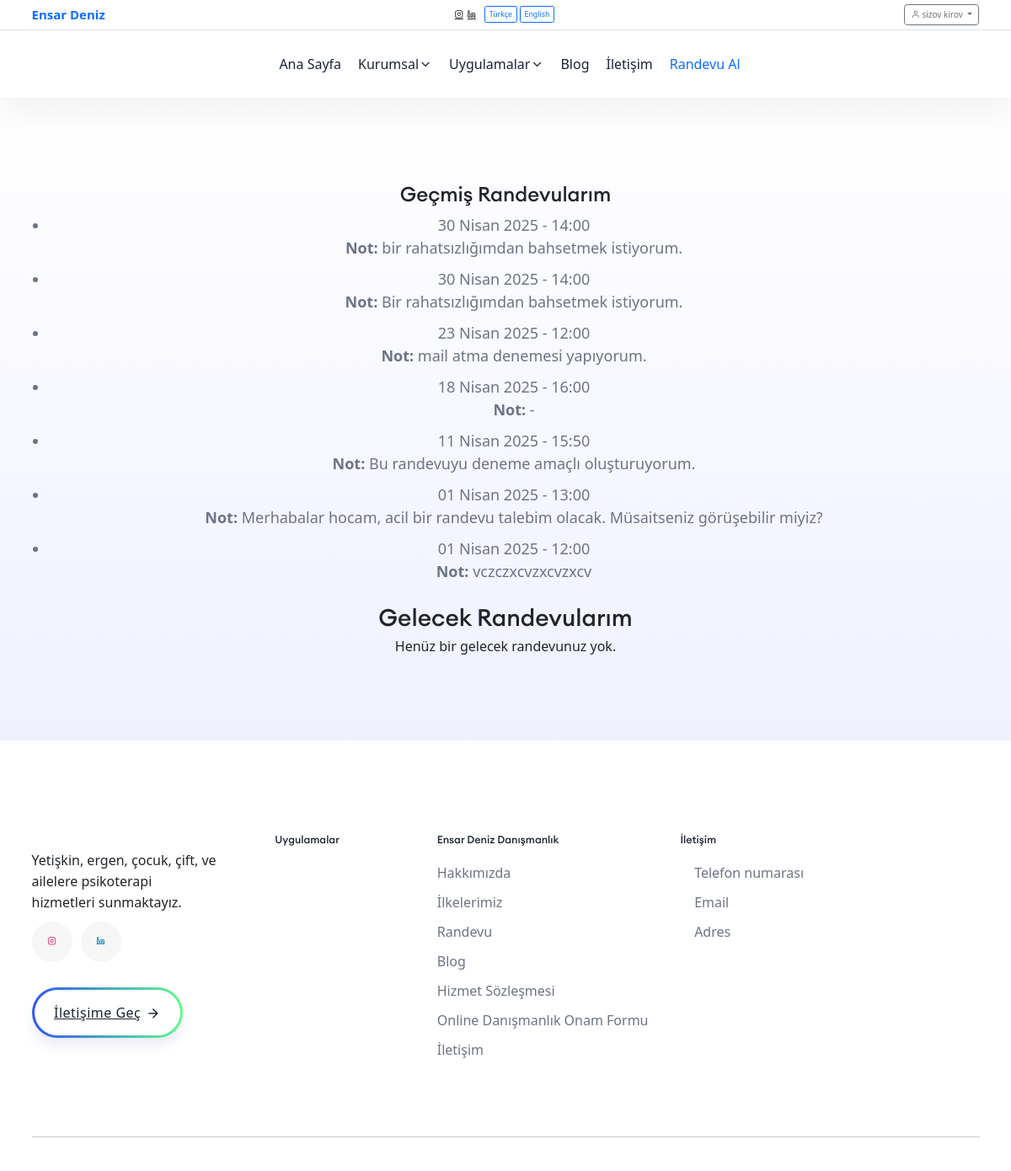
The app's page /kullanici/profil/ (signed in), older data.
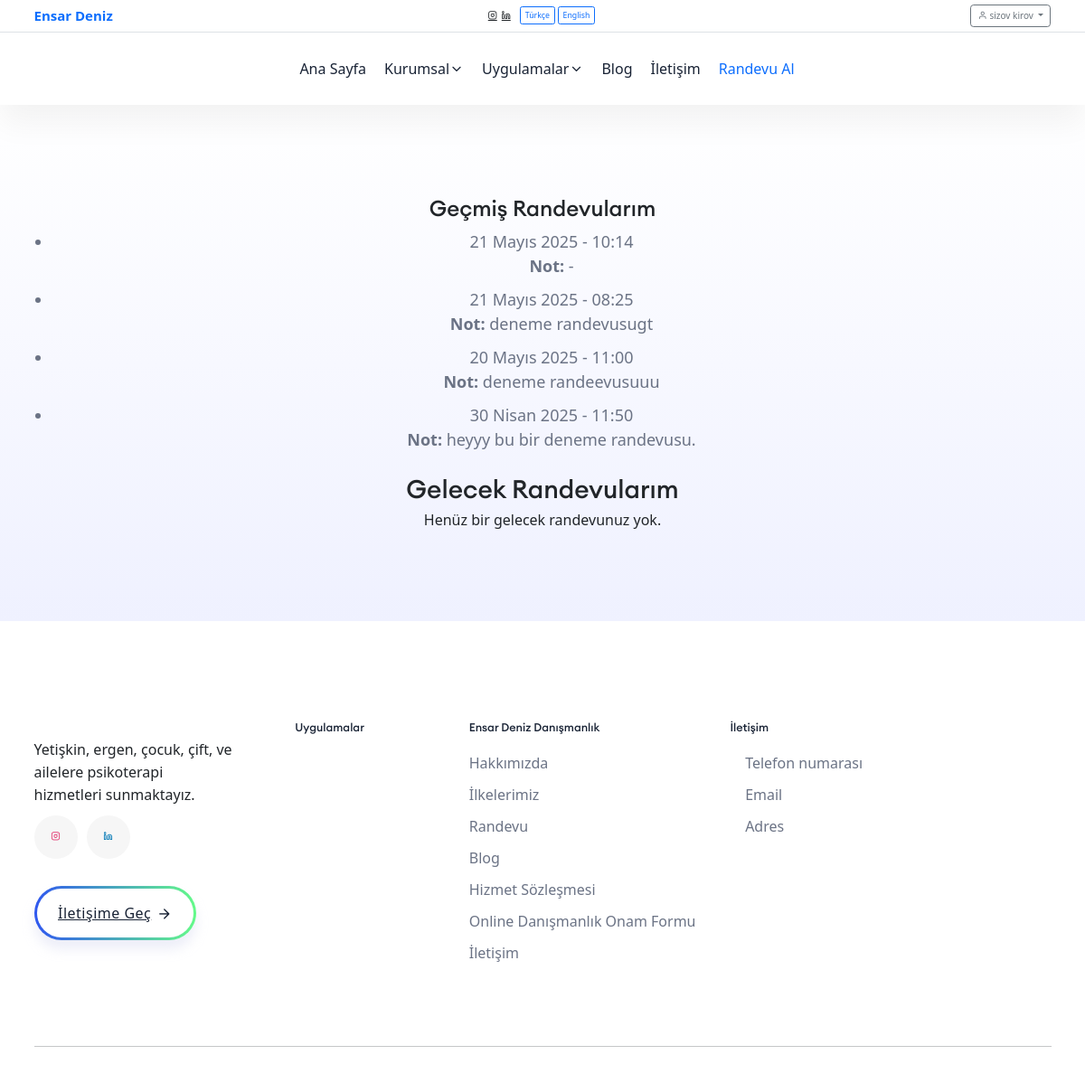
The same page, newer data.
### users/models.py (models this page shows, shortened)
class Appointment(models.Model):
    client = models.ForeignKey(CustomUser, on_delete=models.CASCADE, related_name="appointments")
    date = models.DateField()
    time = models.TimeField()
    notes = models.TextField(blank=True, null=True)
    created_at = models.DateTimeField(auto_now_add=True)
    is_paid = models.BooleanField(default=False)
    my_notes = models.TextField(blank=True, null=True)

### users/views.py (the view)
# urls.py: path('profil/', views.user_profile, name='profile'),
@login_required
def user_profile(request):
    user = request.user
    now = datetime.now()
    past_appointments = Appointment.objects.filter(client=user, date__lt=now.date()).order_by('-date', '-time')
    future_appointments = Appointment.objects.filter(client=user, date__gte=datetime.now().date()).order_by('date', 'time')
    return render(request, 'users/profil.html', {
        'past_appointments': past_appointments,
        'future_appointments': future_appointments
    })

### core/context_processors.py (called while the page is built)
def interventions_context(request):
    return {
        'intervention': Intervention.objects.all(),
        'redirect_to': request.path
    }

def get_client_ip(request):
    x_forwarded_for = request.META.get('HTTP_X_FORWARDED_FOR')
    if x_forwarded_for:
        ip = x_forwarded_for.split(',')[0]
    else:
        ip = request.META.get('REMOTE_ADDR')
    return ip

def is_from_turkey(request):
    if 'is_from_turkey' not in request.session:
        ip = get_client_ip(request)
        print("client ip: ", ip)
        try:
            response = requests.get(f"https://ipwho.is/{ip}")
            data = response.json()
            country = data.get("country")
            is_turkey = (country == "Turkey")
        except Exception:
            is_turkey = False
        request.session['is_from_turkey'] = is_turkey
    return {
        'is_from_turkey': request.session.get('is_from_turkey', False)
    }

### payment/context_processors.py (called while the page is built, shortened)
def interventions_context(request):
    return {
        'intervention': Intervention.objects.all(),
        'redirect_to': request.path
    }

def is_from_turkey(request):
    return {
        'is_from_turkey': request.session.get('is_from_turkey', False)
    }

### templates/users/profil.html (shortened to what this page needs)
<!DOCTYPE html>
{% load static %}
{% load i18n %}
<html lang="en">
<head>
    <link rel="stylesheet" href="{% static 'css/vendor/bootstrap.min.css' %}">
    <link rel="stylesheet" href="{% static 'css/vendor/slick.css' %}">
    <link rel="stylesheet" href="{% static 'css/vendor/slick-theme.css' %}">
    <link rel="stylesheet" href="{% static 'css/plugins/sal.css' %}">
    <link rel="stylesheet" href="{% static 'css/plugins/feather.css' %}">
    <link rel="stylesheet" href="{% static 'css/plugins/fontawesome.min.css' %}">
    <link rel="stylesheet" href="{% static 'css/plugins/euclid-circulara.css' %}">
    <link rel="stylesheet" href="{% static 'css/plugins/swiper.css' %}">
    <link rel="stylesheet" href="{% static 'css/plugins/magnify.css' %}">
    <link rel="stylesheet" href="{% static 'css/plugins/odometer.css' %}">
    <link rel="stylesheet" href="{% static 'css/plugins/animation.css' %}">
    <link rel="stylesheet" href="{% static 'css/plugins/bootstrap-select.min.css' %}">
    <link rel="stylesheet" href="{% static 'css/plugins/jquery-ui.css' %}">
    <link rel="stylesheet" href="{% static 'css/plugins/magnigy-popup.min.css' %}">
    <link rel="stylesheet" href="{% static 'css/style.css' %}">
    <link rel="stylesheet" href="https://cdn.jsdelivr.net/npm/bootstrap@5.3.0/dist/css/bootstrap.min.css">
    <link rel="stylesheet"
        href="https://cdnjs.cloudflare.com/ajax/libs/bootstrap-datepicker/1.9.0/css/bootstrap-datepicker.min.css">
    <link rel="stylesheet"
        href="https://cdnjs.cloudflare.com/ajax/libs/bootstrap-timepicker/0.5.2/css/bootstrap-timepicker.min.css">
    <link rel="stylesheet" href="https://cdn.jsdelivr.net/npm/flatpickr/dist/flatpickr.min.css">
</head>
<body>
        <div id="app">
            <header class="rbt-header rbt-header-9">
                {% include '../header.html' %}
                {% include '../navbar.html' %}
            </header>
        <div class="rbt-breadcrumb-default ptb--100 ptb_md--50 ptb_sm--30 bg-gradient-1">
            <div class="container">
                <div class="row">
                    <div class="col-lg-12">
                        <div class="breadcrumb-inner text-center">
                            <h3>Geçmiş Randevularım</h3>
                            {% if past_appointments %}
                            <ul>
                                {% for appointment in past_appointments %}
                                <li>
                                    {{ appointment.date }} - {{ appointment.time }} <br>
                                    <strong>Not:</strong> {{ appointment.notes|default:"-" }}
                                </li>
                                {% endfor %}
                            </ul>
                            {% else %}
                            <p>Henüz geçmiş randevunuz bulunmamaktadır.</p>
                            {% endif %}
                            <br>
                            <h2>Gelecek Randevularım</h2>
                            {% if future_appointments %}
                            <ul>
                                {% for appointment in future_appointments %}
                                <li>{{ appointment.date }} - {{ appointment.time }} - {{ appointment.notes }}</li>
                                {% endfor %}
                            </ul>
                            {% else %}
                            <p>Henüz bir gelecek randevunuz yok.</p>
                            {% endif %}
                        </div>
                    </div>
                </div>
            </div>
        </div>
        <div class="mt-5">
            {% include '../footer.html' %}
        </div>
    </div>
</body>
</html>

Row changes from the older to the newer data that the page shows:
removed Appointment: date "30 Nisan 2025", time "14:00", notes "bir rahatsızlığımdan bahsetmek istiyorum."
removed Appointment: date "30 Nisan 2025", time "14:00", notes "Bir rahatsızlığımdan bahsetmek istiyorum."
removed Appointment: date "23 Nisan 2025", time "12:00", notes "mail atma denemesi yapıyorum."
removed Appointment: date "18 Nisan 2025", time "16:00", notes "-"
removed Appointment: date "11 Nisan 2025", time "15:50", notes "Bu randevuyu deneme amaçlı oluşturuyorum."
removed Appointment: date "01 Nisan 2025", time "13:00", notes "Merhabalar hocam, acil bir randevu talebim olacak. Müsaitseniz görüşebilir miyiz?"
removed Appointment: date "01 Nisan 2025", time "12:00", notes "vczczxcvzxcvzxcv"
added Appointment: date "21 Mayıs 2025", time "10:14", notes "-"
added Appointment: date "21 Mayıs 2025", time "08:25", notes "deneme randevusugt"
added Appointment: date "20 Mayıs 2025", time "11:00", notes "deneme randeevusuuu"
added Appointment: date "30 Nisan 2025", time "11:50", notes "heyyy bu bir deneme randevusu."
